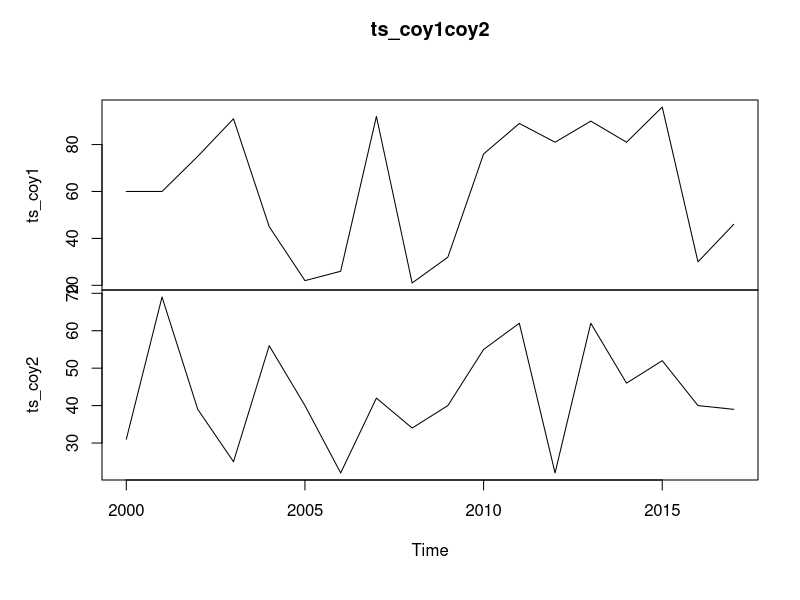
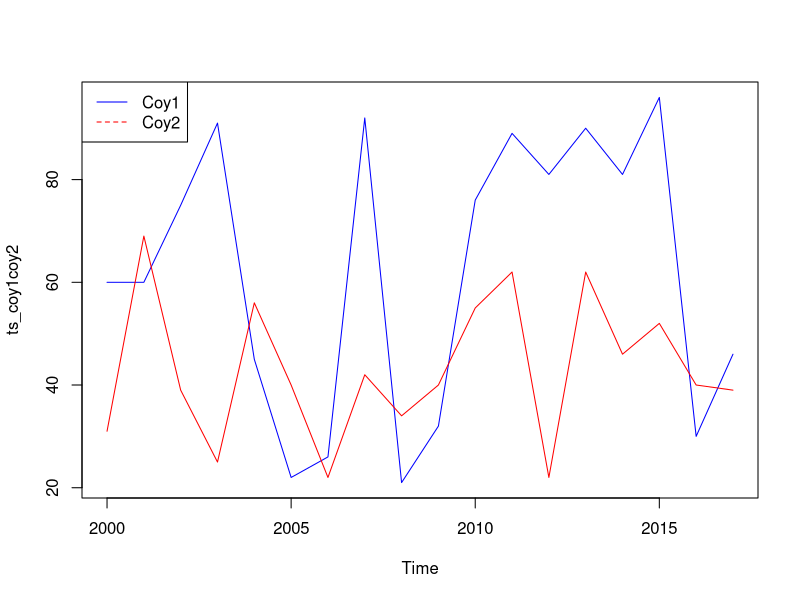

The R script that drew these images, in order:
#Plot TS

(coy1 = ceiling(runif(18, 20,100)))
length(coy1)
(coy2 = ceiling(runif(18, 20,80)))
(ts_coy1 = ts(coy1, start=c(2000,1), frequency=1))
(ts_coy2 = ts(coy2, start=c(2000,1), frequency=1))

#combine as ts
(ts_coy1coy2 = cbind(ts_coy1, ts_coy2)) # this will create a DF with 2 columns mon/yr as index
class(ts_coy1coy2)  #mts

plot(ts_coy1coy2)

plot(ts_coy1coy2, plot.type = "single", col=c("blue",'red'))

legend(x="topleft", legend=c("Coy1","Coy2"), col=c("blue","red"), lty=1:2)

